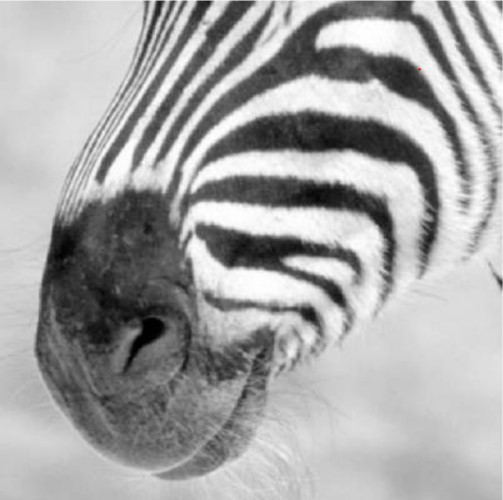
#> input picture images/img.jpg, 503 x 500 px, given in place of the camera
$ python main.py
#> lines starting #> are read from the running program, lines starting #| are printed output that depends on the picture; after the words box and inside, x2 and y2 are one past the last pixel; in counts of white or black regions, pixels touching at a corner belong together
import cv2
import numpy as np


def main():
    # setting up camera and capturing object
    imcap = cv2.VideoCapture(0)
    imcap.set(3, 640)  # set width as 640
    imcap.set(4, 480)  # set height as 480

    # Create the background subtractor object
    # Use the last 700 video frames to build the background
    back_sub = cv2.createBackgroundSubtractorMOG2(history=300, varThreshold=25, detectShadows=True)

    # application loop
    while True:
        # capture frame from video
        _, img = imcap.read()
#> img is the input picture: shape (500, 503, 3); mean B, G, R 165.3, 165.3, 165.3
        img2 = img.copy()
        # applying on each frame
        fg_mask = back_sub.apply(img)
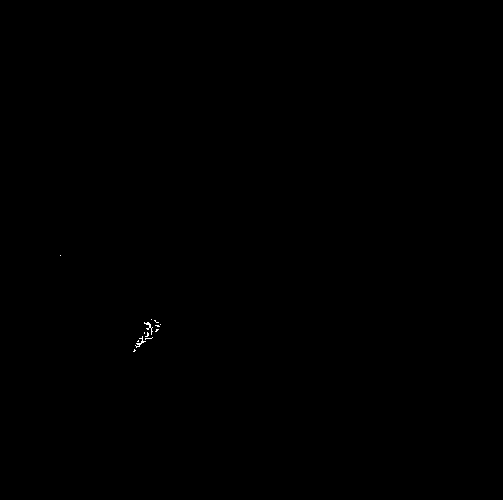
#> fg_mask: shape (500, 503); values 127 (black) and 255 (white), 0.05% white in thin lines or dots, all inside (x1, y1, x2, y2) = (60, 255, 161, 352)

        # Convert the image to gray-scale
        gray_img = cv2.cvtColor(img, cv2.COLOR_BGR2GRAY)

        # Blur the image to reduce noise
        median_blur_img = cv2.medianBlur(gray_img, 5)


        # apply automatic Canny edge detection using the computed median
        v = np.median(median_blur_img)
#> v = 195


        # detect circles
        gray2_img = cv2.cvtColor(img2, cv2.COLOR_BGR2GRAY)
        blur_img2 = cv2.blur(gray2_img, (7, 7))
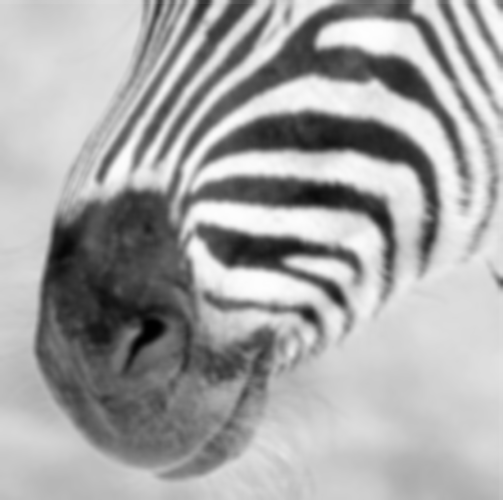
#> blur_img2: shape (500, 503); min 1, max 254, mean 165.2

        sigma = 0.9
        lower = int(max(0, (1.0 - sigma) * v))
#> lower = 19
        upper = int(min(255, (1.0 + sigma) * v))
#> upper = 255
        edged = cv2.Canny(gray2_img, lower, upper)
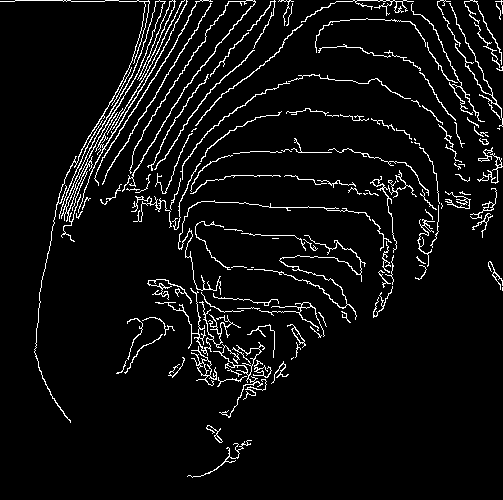
#> edged: shape (500, 503); 5.6% white in thin lines or dots


        sigma2 = 0.1
        lower2 = int(max(0, (1.0 - sigma2) * v))
#> lower2 = 175
        upper2 = int(min(255, (1.0 + sigma2) * v))
#> upper2 = 214
        edged2 = cv2.Canny(blur_img2, lower2, upper2)
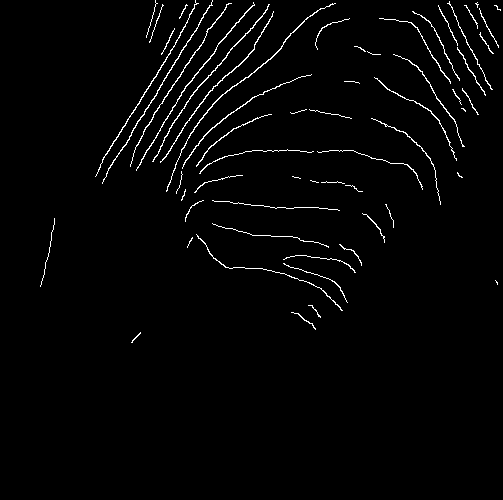
#> edged2: shape (500, 503); 2% white in thin lines or dots, all inside (x1, y1, x2, y2) = (40, 0, 501, 343)
        threshold = cv2.threshold(edged2, 0, 255, cv2.THRESH_BINARY_INV + cv2.THRESH_OTSU)[1]
        circles = cv2.HoughCircles(threshold, cv2.HOUGH_GRADIENT, 1, minDist=2000, param1=200, param2=25, minRadius=5)
#> circles = [[328.5, 129.5, 127.6]]

        if circles is not None:
            circles = np.uint16(np.around(circles))
#> circles = [[328, 130, 128]]

        if circles is not None:
            circles = np.round(circles[0, :]).astype("int")
            for (x, y, r) in circles:
                cv2.circle(img2, (x, y), r, (36, 255, 12), 3)
#> this loop made 1 pass
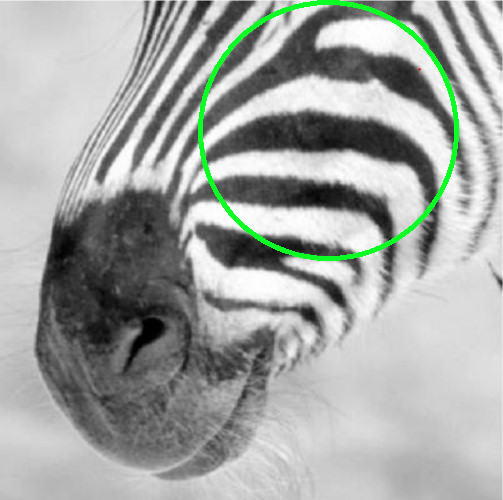
#> img2: shape (500, 503, 3); 1.61% of pixels changed, all inside (x1, y1, x2, y2) = (198, 0, 459, 261)

        # detect rectangles
        # Apply adaptive threshold

        # threshold2 = cv2.threshold(edged, 0, 255, cv2.THRESH_BINARY_INV + cv2.THRESH_OTSU)[1]
        # # apply some dilation and erosion to join the gaps - change iteration to detect more or less area's
        # threshold2 = cv2.dilate(threshold2, None, iterations=1)
        # threshold2 = cv2.erode(threshold2, None, iterations=1)
        #
        # # Find the contours
        # contours, hierarchy = cv2.findContours(threshold2, cv2.RETR_TREE, cv2.CHAIN_APPROX_SIMPLE)
        #
        # # For each contour, find the bounding rectangle and draw it
        # for cnt in contours:
        #     x, y, w, h = cv2.boundingRect(cnt)
        #     cv2.rectangle(img2, (x, y), (x + w, y + h), (0, 255, 0), 2)

        # Display the resulting frames
        # cv2.imshow("main", img)
        # cv2.imshow("grayed", gray_img)
        # cv2.imshow("blurred", median_blur_img)
        cv2.imshow("canny", edged2)
        cv2.imshow("Circle Detect", img2)
        # cv2.imshow("blur", blur_img2)
        cv2.imshow('Threshold', threshold)
        # cv2.imshow("other", erode)

        # If "q" is pressed on the keyboard,
        # exit this loop
        if cv2.waitKey(1) & 0xFF == ord('q'):
#> (key q is pressed here)
            break

    # if loop was terminated, close and erase window
    imcap.release()
    cv2.destroyWindow("main")
    cv2.destroyWindow("grayed")
    cv2.destroyWindow("blurred")
    cv2.destroyWindow("canny")
    cv2.destroyWindow("other")


# call main function
main()

# [10 lines of commented-out code are left out]
